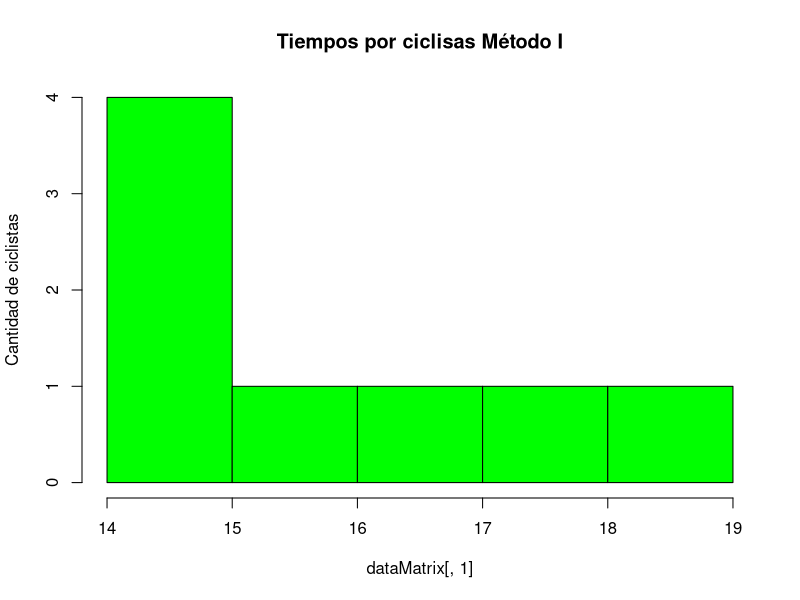

This chart was generated by the following R code:
#Laboratorio 2. Intervalos de Confianza
#Estudiantes:
# José Barrera  15-10123
# Carlos Sivira 15-11377

####################################################################
#Pregunta 1

data1 <- c(6.9, 7.6, 6.5, 6.2, 5.3, 7.8, 7.0, 5.5, 7.6, 6.7, 7.3, 6.6, 7.1, 6.9, 6.0, 6.8, 6.5, 7.2, 5.8, 8.6, 7.6, 7.1, 6.0, 7.2, 7.7)



####################################################################
#Pregunta 2
#Datos del problema 2
data2 <- c(15, 16, 14, 15, 17, 18, 19, 15, 13, 12, 11, 13, 11, 9, 10, 10)
#Definicion de la matriz y sus respectivos headers por columna
dataMatrix <- matrix(data2, nrow=8)
colnames(dataMatrix) <- c("Método I", "Método II")

#------------------------------Seccion 1------------------------------
#Obtencion del summary
summary(dataMatrix)
#Calculo del coeficiente de variacion para cada columna
sd(dataMatrix[, 1]) / mean(dataMatrix[,1])
sd(dataMatrix[, 2]) / mean(dataMatrix[,2])
#Muestra de las graficas
#par(mfrow=c(3,2))
hist(dataMatrix[,1], ylab = 'Cantidad de ciclistas', main='Tiempos por ciclisas Método I', col = 'green')
#hist(dataMatrix[,2], ylab = 'Cantidad de ciclistas', main='Tiempos por ciclisas Método II', col = 'green')
#qqnorm(dataMatrix[,1])
#qqline(dataMatrix[,1])#Metodo 1
#qqnorm(dataMatrix[,2])
#qqline(dataMatrix[,2])#Metodo 2
#boxplot(dataMatrix, ylab = 'Tiempos', main='Tiempos por ciclisas en ambos métodos', col = 'green')

#------------------------------Seccion 2------------------------------
var.test(dataMatrix[,1], dataMatrix[,2])$conf.int
t.test (dataMatrix[,1], dataMatrix[,2], var.equal = T, conf.level = 0.95 )$conf.int

#------------------------------Seccion 3------------------------------
var(dataMatrix[,1]) - var(dataMatrix[,2])
####################################################################
